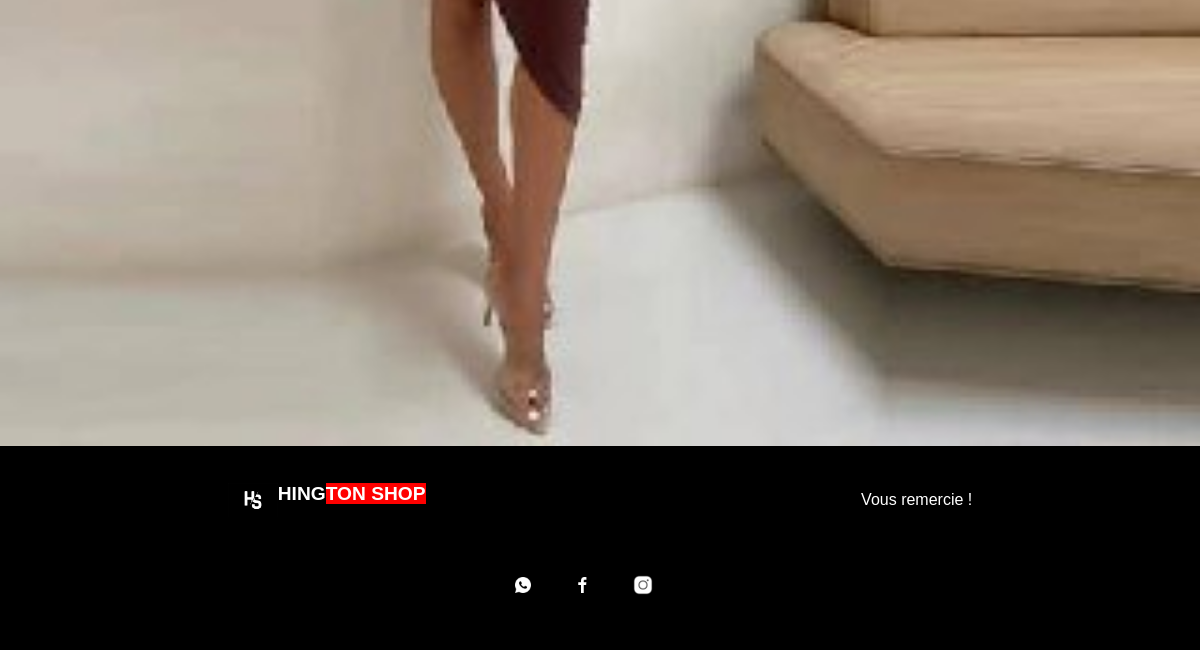
/vente (lower part), run on an earlier commit of the app's database.
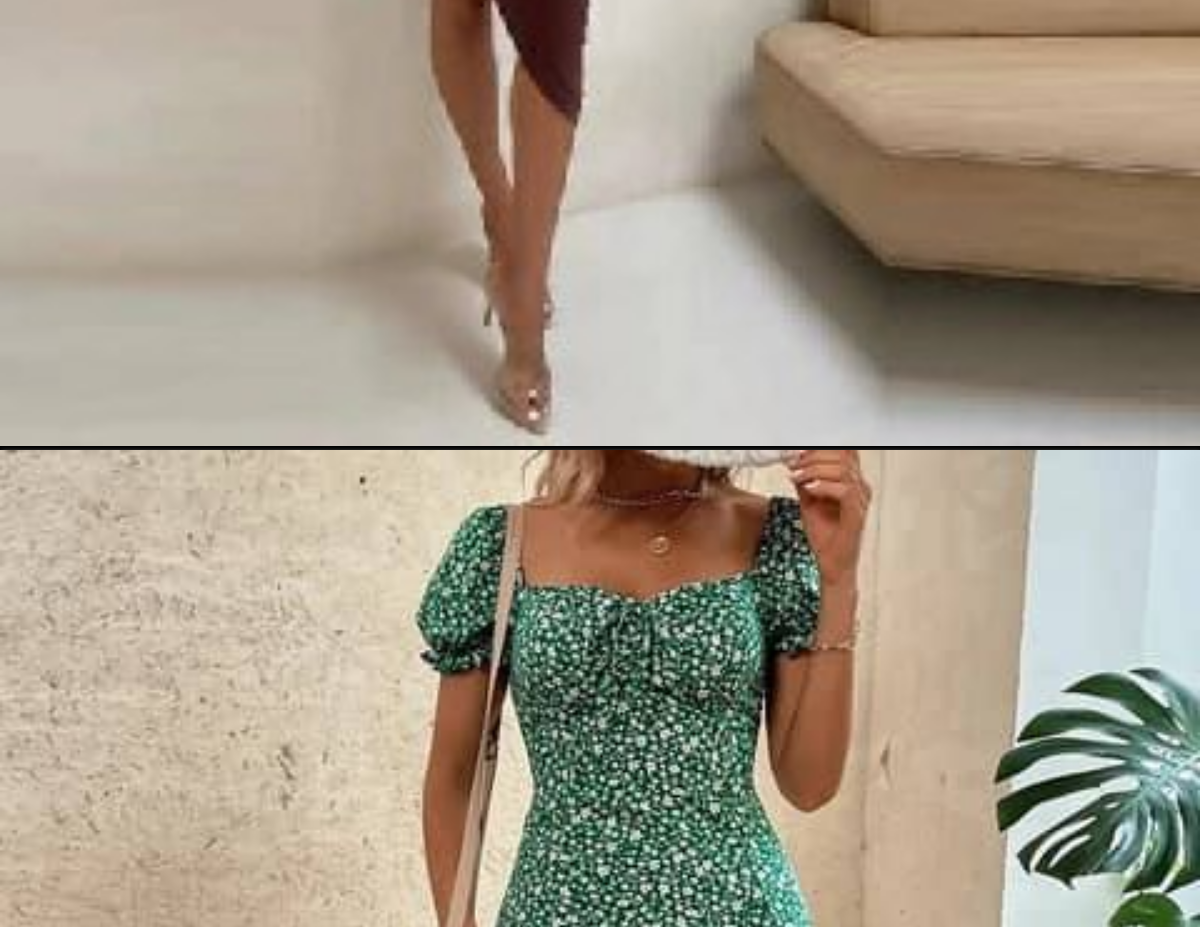
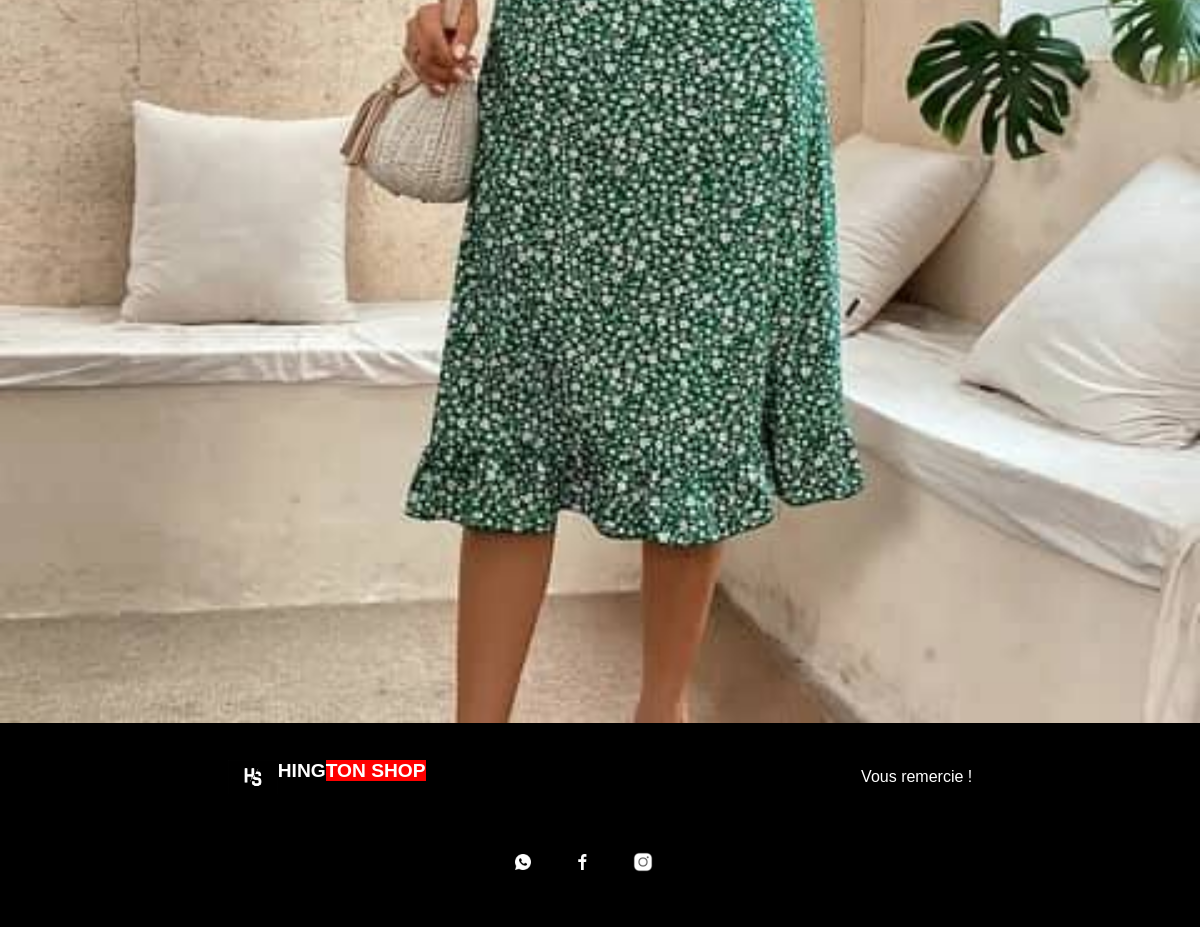
And on a later commit of the database (2 pictures, top to bottom).
### app.py (models this page shows, shortened)
class Maboutik(db.Model):
    id = db.Column(db.Integer, primary_key = True)
    nom = db.Column(db.String(100), unique = False , nullable = False)
    description = db.Column(db.String(100), unique = True , nullable = False)
    prix = db.Column(db.Integer,nullable = False)
    image = db.Column(db.String(100), unique = True , nullable = False)
    categorie = db.Column(db.String(100), unique = False , nullable = False)
    like = db.Column(db.Integer, unique = False , nullable = False)

### app.py (the view)
@app.route("/vente")
def acc():
    data = Maboutik.query.all()
    return render_template("/vente.html", data = data)

### templates/vente.html (shortened to what this page needs)
<!DOCTYPE html>
<html lang="en">
<head>
    <link rel="stylesheet" href="/static/CSS/vente.css">
</head>
<body>
    <div class="image">
        {% for i in data %}
        <a href="/info/{{i.id}}" class="image1">
            <img src="{{url_for('static', filename='uploads/' + i.image)}}" width="100%" height="100%" alt="">
        </a>
        {%endfor%}
    </div>
    <footer>
        <div class="log">
            <div class="al">
                <img src="{{ url_for('static', filename='IMAGE/logo.jpg')}}" width="50px" alt="">
                <h1 id="logo" >HING<span id="logo1">TON SHOP </span></h1>
            </div>
            <p style="color: white;">Vous remercie !</p>
        </div>
        <div class="log1">
            <div class="log11">
                <img src="/static/IMAGE/whats.png" width="20px" style="filter: invert();" alt="">
            </div>
            <div class="log12">
                <img src="/static/IMAGE/face.png" width="20px" style="filter: invert();" alt="">
            </div>
            <div class="log13">
                <img src="/static/IMAGE/instag.png" width="20px" style="filter: invert();" alt="">
            </div>
        </div>
    </footer>
</body>
</html>

What changed in the data, as far as the page shows it:
added Maboutik: image (picture)
